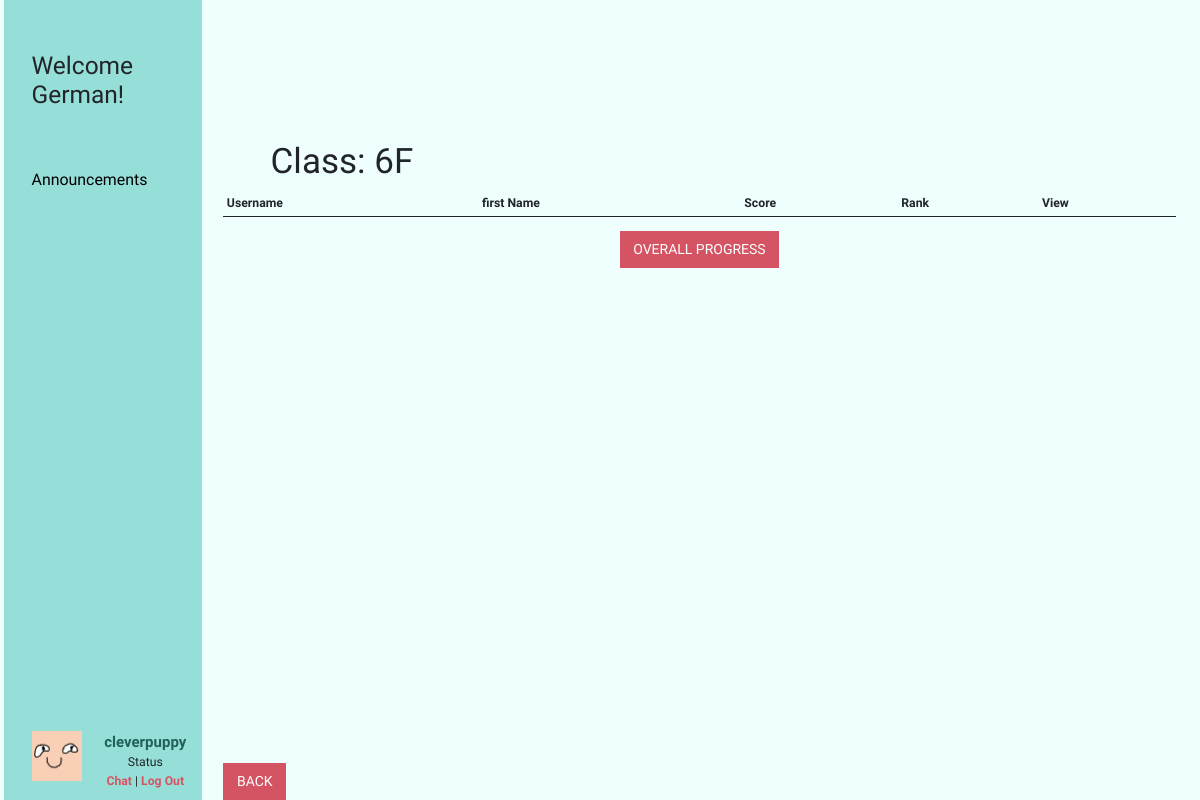
The app's page /platform/studentsProgress.php?grade=6&class=F&gameId=1 (signed in), older data.
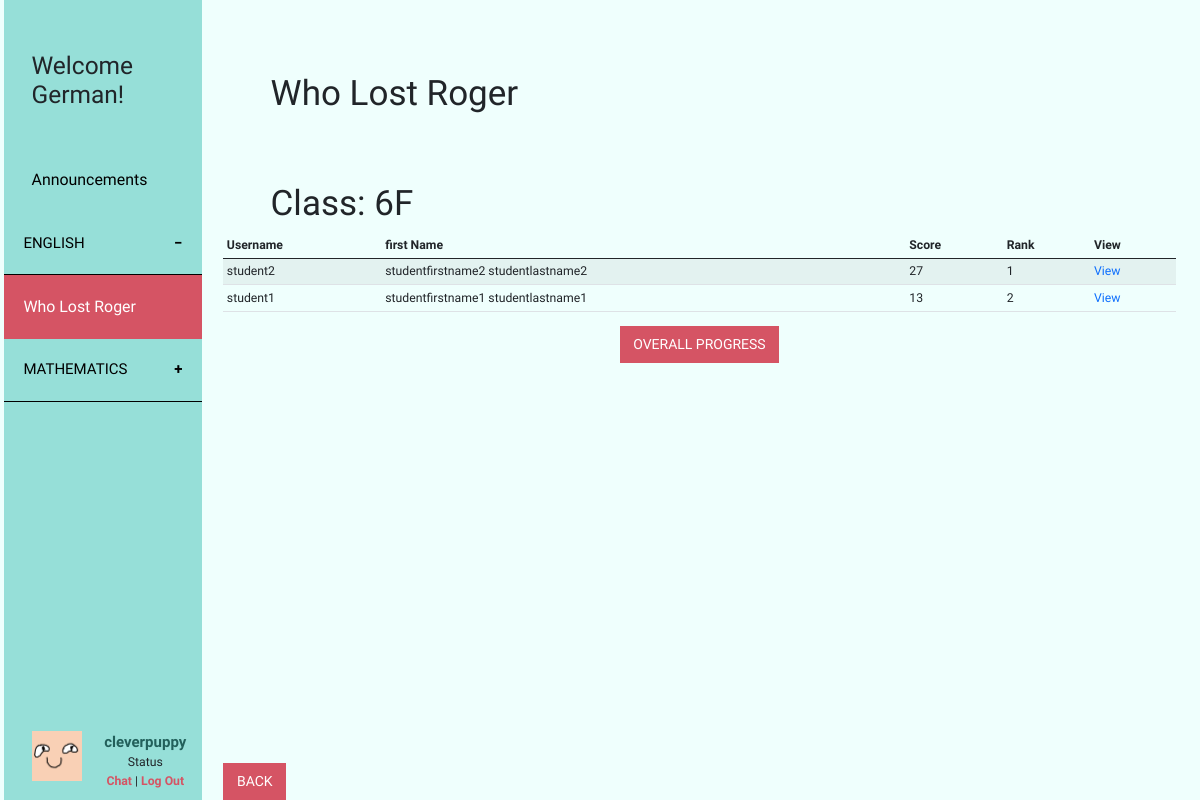
The same page, newer data.
### tables this page shows
CREATE TABLE `game` (
  `id` int(10) UNSIGNED NOT NULL,
  `name` varchar(50) NOT NULL,
  `subject` varchar(50) NOT NULL,
  `description` longtext NOT NULL,
  `genre` text NOT NULL,
  `grade` int(11) NOT NULL,
  `status` int(11) NOT NULL
);

### platform/includes/checkLoginStatusForBoth.php (called while the page is built, shortened)
<?php
if (isset($_SESSION['student'])) {
    $user = $_SESSION['student'];
}elseif(isset($_SESSION['teacher'])){
    $user = $_SESSION['teacher'];
    $status = "teacher";
} else {
    header('Location: index.php');
}
?>

### platform/includes/dbGame.php (called while the page is built, shortened)
<?php
require_once 'dbFunction.php';
function getAllGame($orderBy = "") {
    $orderBy = strlen($orderBy) > 0 ? "ORDER BY {$orderBy}" : "";
    return getGameBySql("SELECT * FROM {$GLOBALS['table_game']} WHERE status = 0 {$orderBy}");
}
function getByIdGame($id = 0) {
    $result_array = getGameBySql("SELECT * FROM {$GLOBALS['table_game']} WHERE {$GLOBALS['pk_game']}= {$id} AND status = 0 LIMIT 1 ");
    return !empty($result_array) ? array_shift($result_array) : false;
}
function getGameBySql($sql = "") {
    $resultSet = query($sql);
    $resultArray = array();
    while ($row = fetch_array($resultSet)) {
        $resultArray[] = $row;
    }
    return $resultArray;
}
?>

### platform/includes/dbFunction.php (called while the page is built, shortened)
<?php
function query($sql) {
    global $connection;
    $result = mysqli_query($connection, $sql);
    return $result;
}
function fetch_array($result_set) {
    return mysqli_fetch_array($result_set);
}
?>

### platform/includes/dbWhoLostRoger.php (called while the page is built, shortened)
<?php
function getRogerBySql($sql = "") {
    $resultSet = query($sql);
    $resultArray = array();
    while ($row = fetch_array($resultSet)) {
        $resultArray[] = $row;
    }
    return $resultArray;
}
function getHighScoreOfEachPlayer(){
    $sql = "SELECT studentid, MAX(score) AS hiscore, level, nounsClicked, dateTime FROM who_lost_roger GROUP BY studentid, level ORDER BY hiscore DESC";
    return $sql;
}
function getHighScoreOfEachStudentByClassAndGrade($school = "", $class = "", $grade = "", $orderBy = "", $orderByType = "", $studentId = ""){
    $whereBySchool = strlen($class) > 0 ? " AND s.school = {$school}" : "";
    $whereByClass = strlen($class) > 0 ? " AND s.class = '{$class}' " : "";
    $whereByGrade = strlen($grade) > 0 ? " AND s.grade = {$grade} " : "";
    $whereByStudentId = strlen($studentId) > 0 ? " AND s.id = {$studentId} " : "";
    $orderBySql = " order by hiscore desc ";
    $whereSql = "Where sp.studentid = s.id ";
    if($whereBySchool != ""|| $whereByGrade != "" || $whereByClass != ""){
        $whereSql .= " " . $whereByGrade . $whereByClass . $whereBySchool . $whereByStudentId . " ";
    }
    $highScoreOfEachPlayerSql = getHighScoreOfEachPlayer();
    $sql = "select sp.studentid, sum(sp.hiscore) as 'sumScore', max(sp.level) as 'maxLevel', s.username, s.firstname, s.lastname from ({$highScoreOfEachPlayerSql}) as sp, student s {$whereSql} group by sp.studentid {$orderBySql}";
    $result_array = getRogerBySql($sql);
    return $result_array;
}

### platform/studentsProgress.php (the view, shortened to what the changed rows need)
<?php
include_once 'includes/checkLoginStatusForBoth.php';
include_once 'includes/dbGame.php';
$gameId = isset($_GET['gameId']) ? $_GET['gameId'] : "1";
$class = isset($_GET['class']) ? $_GET['class'] : "1";
$grade = isset($_GET['grade']) ? $_GET['grade'] : "A";
$gameInfo = getByIdGame($gameId);
if($gameInfo == ""){
    $gameInfo = getByIdGame(1);
    $gameId = 1;
}
$studentRecords = [];
if($gameId == 1){
    include_once 'includes/dbWhoLostRoger.php';
    $studentRecords = getHighScoreOfEachStudentByClassAndGrade($user['school'], $class, $grade);
}
$gameName = $gameInfo['name'];
?>
<!doctype html>
<html lang="en">
<head>
    <?php
    include 'css.php';
    ?>
</head>
<body>
<div class="container-fluid">
    <div class="row">
        <?php
        include_once("sideBar.php");
        ?>
        <div role="main" class="main col-md-9 ml-sm-auto col-lg-10 px-4">
            <div class="row" id="gameName">
                <h1><?=$gameName?></h1>
            </div>
            <div class="row" id="className">
                <h1>Class: <?=$grade ?><?=$class ?></h1>
            </div>
            <div class="table-responsive">
                <table class="table table-striped table-sm">
                    <thead>
                    <tr>
                        <th>Username</th>
                        <th>first Name</th>
                        <th>Score</th>
                        <th>Rank</th>
                        <th>View</th>
                    </tr>
                    </thead>
                    <tbody>
                    <?php
                    $rank = 1;
                    foreach ($studentRecords as $student => $record){
                        echo "<tr>";
                        echo "<td>";
                        echo $record['username'];
                        echo "</td>";
                        echo "<td>";
                        echo $record['firstname'] . " " . $record['lastname'];
                        echo "</td>";
                        echo "<td>";
                        echo $record['sumScore'];
                        echo "</td>";
                        echo "<td>";
                        echo $rank;
                        echo "</td>";
                        echo "<td>";
                        echo "<a href='studentIndividualProgress.php?studentId=" . $record['studentid'] . "&grade={$grade}&class={$class}&gameId={$gameId}'>View</a>";
                        echo "</td>";
                        echo "</tr>";
                        $rank +=1;
                    }
                    ?>
                    </tbody>
                </table>
            </div>
        </div>
    </div>
</div>
</body>
</html>

### platform/sideBar.php (shortened to what the changed rows need)
<?php
include_once "includes/dbGame.php";
$games = getAllGame('subject');
?>
<nav class="col-md-2 d-none d-md-block" style="background-color: #96DFD8; padding: 0px">
    <div class="sidebar-sticky">
        <ul>
            <h2>Welcome <?= $user['firstname']; ?>!</h2>
        </ul>
        <a href="announcements.php" id="sidebar-button"><ul class="sidebar-button-ul">Announcements</ul></a>
        <?php
        $subject = "";
        foreach($games as $row => $rowDetails ){
            if($rowDetails['subject'] != $subject){
                if(isset($gameId) && $gameId == $rowDetails['id']){
                    echo "<button id='game" .$rowDetails['id']. "' class='collapsible active'>{$rowDetails['subject']}</button>";
                }else{
                    echo "<button class='collapsible'>{$rowDetails['subject']}</button>";
                }
            }
            if(isset($gameId) && $gameId == $rowDetails['id']){
                echo '<div class="content sidebar-button-collapsible" style="padding: 10%; max-height:20%;" onclick="selected(this)">';
                echo "<a href='gameInfo.php?gameId={$rowDetails['id']}' style='color: white;'>{$rowDetails['name']}</a>";
                echo '</div>';
            }else{
                echo '<div class="content" onclick="selected(this)">';
                echo "<a href='gameInfo.php?gameId={$rowDetails['id']}' class='btn contentbtn'>{$rowDetails['name']}</a>";
                echo '</div>';
            }
        }
        ?>
        <ul>
            <div class="row bottom-navbar">
            </div>
        </ul>
    </div>
</nav>

Row changes from the older to the newer data that the page shows:
now on this page (row edited): game: subject "ENGLISH", name "Who Lost Roger"
now on this page (row edited): game: subject "MATHEMATICS"
Text that changed along with them:
new list line: "student2 studentfirstname2 studentlastname2 27 1 View"
new list line: "student1 studentfirstname1 studentlastname1 13 2 View"
